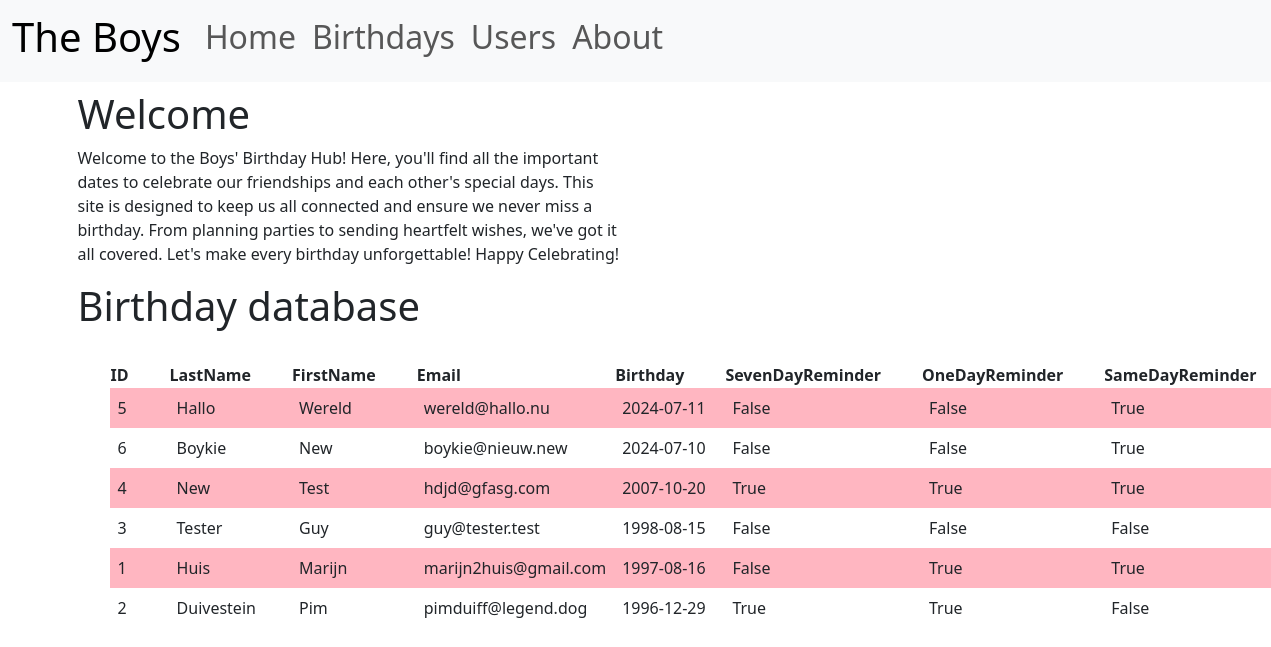
Before: / with the older database file.
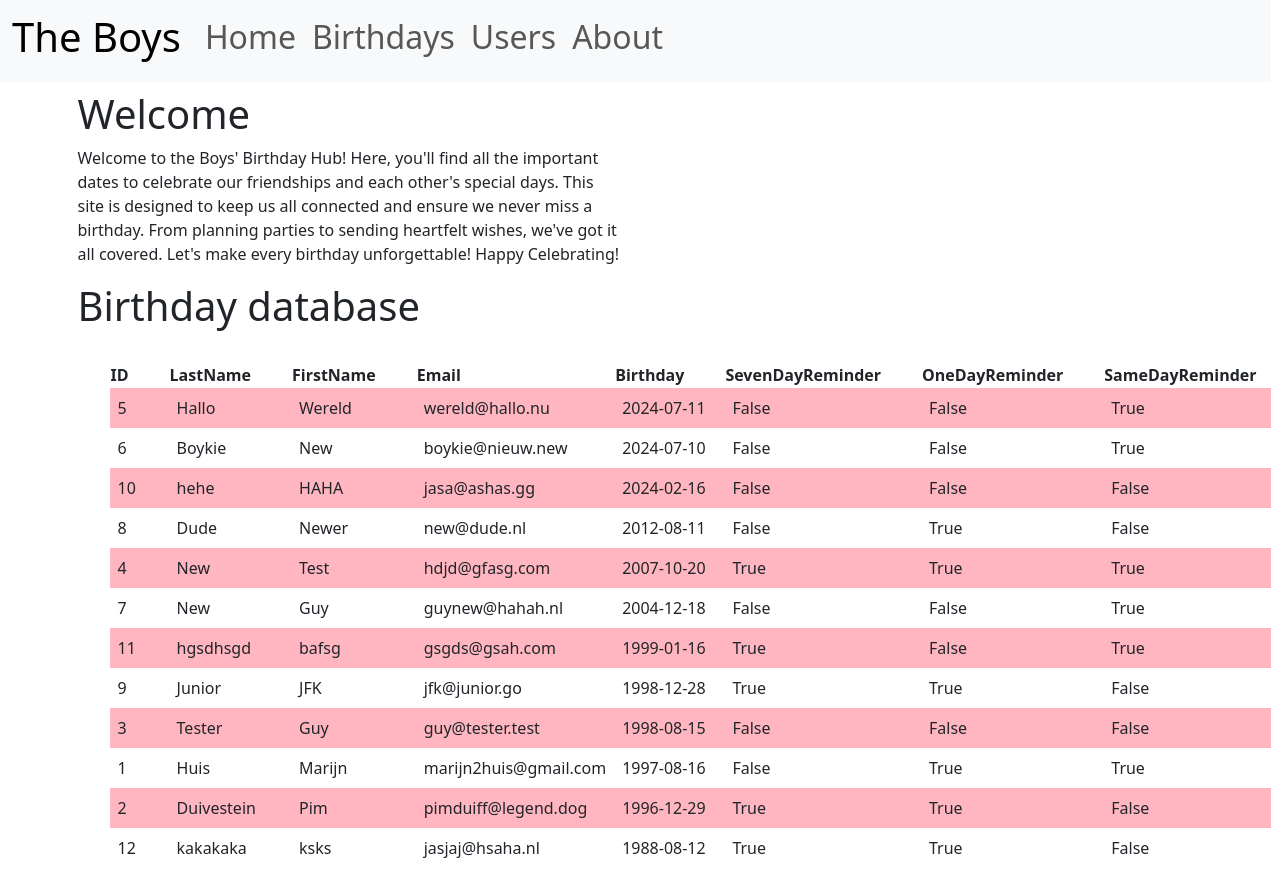
After: the same page with the newer database file.
### flask_app.py (models this page shows, shortened)
class Birthday(db.Model):
    id = db.Column(db.Integer, primary_key=True)
    lastname = db.Column(db.String(100), nullable=False)
    firstname = db.Column(db.String(100), nullable=False)
    email = db.Column(db.String(80), unique=True, nullable=False)
    birthday = db.Column(db.Date)
    seven_day_notify = db.Column(db.Boolean)
    one_day_notify = db.Column(db.Boolean)
    same_day_notify = db.Column(db.Boolean)
    created_at = db.Column(db.DateTime(timezone=True),
                           server_default=func.now())

### flask_app.py (the view)
@app.route('/')
def index():
    app.logger.debug("Getting  birthdays and sorting...")
    birthdays = Birthday.query.order_by(Birthday.birthday.desc()).all()
    return render_template("index.html", birthdays = birthdays)

### templates/index.html
{% extends 'base.html' %}
{% block content %}
<div class="container mt-2">
<div class="row">
  <div class="col-md-6">
  <h1>{% block title %} Welcome {% endblock %}</h1>
    <p>Welcome to the Boys' Birthday Hub!
      Here, you'll find all the important dates to celebrate our friendships and each other's special days. This site is designed to keep us all connected and ensure we never miss a birthday. From planning parties to sending heartfelt wishes, we've got it all covered. Let's make every birthday unforgettable!
      Happy Celebrating!
    </p>
  </div>
</div>
  <h1>Birthday database</h1>
  <table>
    <tr>
      <th>ID</th>
      <th>LastName</th>
      <th>FirstName</th>
      <th>Email</th>
      <th>Birthday</th>
      <th>SevenDayReminder</th>
      <th>OneDayReminder</th>
      <th>SameDayReminder</th>
    </tr>
    {% for bday in birthdays %}
    <tr>
      <td>{{ bday.id }}</td>
      <td>{{ bday.lastname }}</td>
      <td>{{ bday.firstname }}</td>
      <td>{{ bday.email }}</td>
      <td>{{ bday.birthday }}</td>
      <td>{{ bday.seven_day_notify }}</td>
      <td>{{ bday.one_day_notify }}</td>
      <td>{{ bday.same_day_notify }}</td>
    </tr>
    {% endfor %}
  </table>
</div>
{% endblock %}

### templates/base.html (shortened to what this page needs)
<!DOCTYPE html>
<html>
<head>
  <link rel = "stylesheet" href = "{{ url_for('static', filename='styles.css') }}"/>
  <link href="https://cdn.jsdelivr.net/npm/bootstrap@5.3.3/dist/css/bootstrap.min.css" rel="stylesheet">
</head>
<body>
  <nav class="navbar navbar-expand-lg navbar-light bg-light">
    <div class="container-fluid">
        <a class="navbar-brand" href="#"><h1>The Boys</h1></a>
        <div class="collapse navbar-collapse" id="navbarNav">
            <ul class="navbar-nav">
                <li class="nav-item active">
                    <a class="nav-link" href="{{ url_for('index') }}"><h2>Home</h2></a>
                </li>
                <li class="nav-item">
                    <a class="nav-link" href="{{ url_for('birthday_page') }}"><h2>Birthdays</h2></a>
                </li>
                <li class="nav-item">
                  <a class="nav-link" href="{{ url_for('users_page') }}"><h2>Users</h2></a>
              </li>
              <li class="nav-item">
                <a class="nav-link" href="{{ url_for('about') }}"><h2>About</h2></a>
              </li>
            </ul>
        </div>
    </div>
</nav>
<div class="content">
    {% block content %} {% endblock %}
</div>
</body>
</html>

### static/styles.css (style rules this page uses)
body { margin: 2em; }
table { margin: 2em; border-collapse: collapse; }
tr:nth-child(even) { background-color: lightpink; }
th { padding-right: 2.5em; }
td { padding: .5em; }

Changed rows visible on the page:
added Birthday: id "10", lastname "hehe", firstname "HAHA", email "jasa@ashas.gg", birthday "2024-02-16", seven_day_notify "False", one_day_notify "False", same_day_notify "False"
added Birthday: id "8", lastname "Dude", firstname "Newer", email "new@dude.nl", birthday "2012-08-11", seven_day_notify "False", one_day_notify "True", same_day_notify "False"
added Birthday: id "7", lastname "New", firstname "Guy", email "guynew@hahah.nl", birthday "2004-12-18", seven_day_notify "False", one_day_notify "False", same_day_notify "True"
added Birthday: id "11", lastname "hgsdhsgd", firstname "bafsg", email "gsgds@gsah.com", birthday "1999-01-16", seven_day_notify "True", one_day_notify "False", same_day_notify "True"
added Birthday: id "9", lastname "Junior", firstname "JFK", email "jfk@junior.go", birthday "1998-12-28", seven_day_notify "True", one_day_notify "True", same_day_notify "False"
added Birthday: id "12", lastname "kakakaka", firstname "ksks", email "jasjaj@hsaha.nl", birthday "1988-08-12", seven_day_notify "True", one_day_notify "True", same_day_notify "False"
